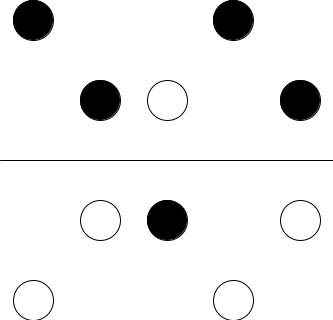
Frame 1 (no input)
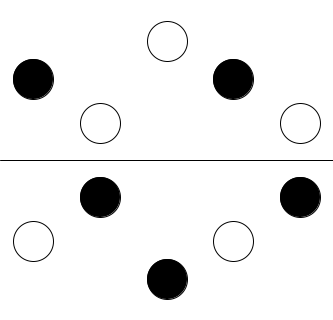
Frame 60 (the mouse pressed at the canvas centre just before this capture)
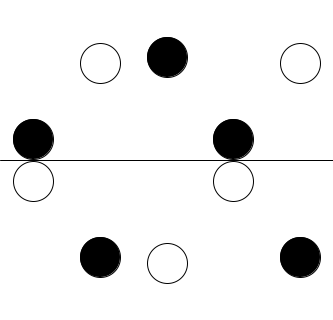
Frame 120 (the mouse held since frame 60 and released just before this capture)

The Processing sketch that drew these frames (run headless with seeded random() and noise(); from frame 60 on, the mouse is pressed at the canvas centre):

// Processing sketch: processing_53984
// ── processing_53984.pde

int a1 = 20;
int b1 = 300;

int a2 = 100;
int b2 = 220;

int a3 = 100;
int b3 = 220;

int a4 = 20;
int b4 = 300;

int a5 = 100;
int b5 = 220;

//int a4 = 60;
//int b4 = 260;

//int a5 = 140;
//int b5 = 180;



 
int x1 = 1;
int x2 = 1;
int x3 = -1;
int x4 = 1;
int x5 = 1;




int f1a = 0;
int f1b = 255;
int f2a = 0;
int f2b = 255;
int f3a = 255;
int f3b = 0;
int f4a = 0;
int f4b = 255;
int f5a = 0;
int f5b = 255;




 
void setup(){
     
    size(333,320);
     
    }
               
void draw(){
    smooth();
    background(255);
    frameRate(40);
     
    //circles
        ellipseMode(CENTER);
        
        
        //a1 b1
        fill(f1a);
        ellipse(33,a1,40,40);
        fill(f1b);
        ellipse(33,b1,40,40);
   

        //a2 b2
        fill(f2a);
        ellipse(100,a2,40,40);
        fill(f2b);
        ellipse(100,b2,40,40);
        

        //a3 b3
        fill(f3a);
        ellipse(167,a3,40,40);
        fill(f3b);
        ellipse(167,b3,40,40);
        
        //a4 b4
        fill(f4a);
        ellipse(233,a4,40,40);
        fill(f4b);
        ellipse(233,b4,40,40);
   

        //a5 b5
        fill(f5a);
        ellipse(300,a5,40,40);
        fill(f5b);
        ellipse(300,b5,40,40);
        

     
     line(0,160,333,160);
    //animate
     
        a1+=x1;
        b1-=x1;
        
        a2+=x2;
        b2-=x2;
        
        a3+=x3;
        b3-=x3;
     
        a4+=x4;
        b4-=x4;
        
        a5+=x5;
        b5-=x5;
     
     
    //conditions
     
        if(a1 > 140){
            x1 = x1 * -1;
            f1a = 255;
            f1b = 0;
            }
        if(a1 < 20){
            x1 = x1 * -1;
            f1a = 0;
            f1b = 255;
            }
            
        if(a2 > 140){
            x2 = x2 * -1;
            f2a = 255;
            f2b = 0;
            }
        if(a2 < 20){
            x2 = x2 * -1;
            f2a = 0;
            f2b = 255;
            }
            
        if(a3 > 140){
            x3 = x3 * -1;
            f3a = 255;
            f3b = 0;
            }
        if(a3 < 20){
            x3 = x3 * -1;
            f3a = 0;
            f3b = 255;
            }
            
        if(a4 > 140){
            x4 = x4 * -1;
            f4a = 255;
            f4b = 0;
            }
        if(a4 < 20){
            x4 = x4 * -1;
            f4a = 0;
            f4b = 255;
            }
            
        if(a5 > 140){
            x5 = x5 * -1;
            f5a = 255;
            f5b = 0;
            }
        if(a5 < 20){
            x5 = x5 * -1;
            f5a = 0;
            f5b = 255;
            }
        

     
        

            
   }                
